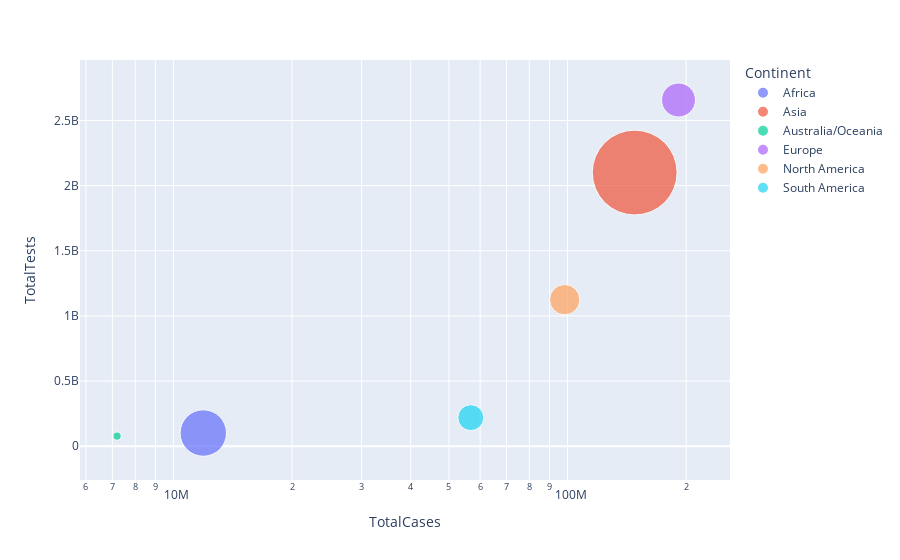

Here is the notebook cell this chart was saved with:
### Code cell
fig = px.scatter(df_10, x="TotalCases", y="TotalTests",
         size="Population", hover_name="Continent", color="Continent",
                 log_x=True, size_max=60)
fig.show()

### Figure 1 — Plotly figure (JSON) as saved in the notebook; plotly's stock layout.template omitted (floating-point values rounded to 4 significant figures)
{"data": [{"hovertemplate": "<b>%{hovertext}</b><br><br>Continent=Africa<br>TotalCases=%{x}<br>TotalTests=%{y}<br>Population=%{marker.size}<extra></extra>", "hovertext": ["Africa"], "legendgroup": "Africa", "marker": {"color": "#636efa", "size": [1399215150], "sizemode": "area", "sizeref": 1298000.0, "symbol": "circle"}, "mode": "markers", "name": "Africa", "orientation": "v", "showlegend": true, "type": "scatter", "x": [11906465], "xaxis": "x", "y": [101415480], "yaxis": "y"}, {"hovertemplate": "<b>%{hovertext}</b><br><br>Continent=Asia<br>TotalCases=%{x}<br>TotalTests=%{y}<br>Population=%{marker.size}<extra></extra>", "hovertext": ["Asia"], "legendgroup": "Asia", "marker": {"color": "#EF553B", "size": [4671261675], "sizemode": "area", "sizeref": 1298000.0, "symbol": "circle"}, "mode": "markers", "name": "Asia", "orientation": "v", "showlegend": true, "type": "scatter", "x": [148033361], "xaxis": "x", "y": [2100240228], "yaxis": "y"}, {"hovertemplate": "<b>%{hovertext}</b><br><br>Continent=Australia/Oceania<br>TotalCases=%{x}<br>TotalTests=%{y}<br>Population=%{marker.size}<extra></extra>", "hovertext": ["Australia/Oceania"], "legendgroup": "Australia/Oceania", "marker": {"color": "#00cc96", "size": [43487633], "sizemode": "area", "sizeref": 1298000.0, "symbol": "circle"}, "mode": "markers", "name": "Australia/Oceania", "orientation": "v", "showlegend": true, "type": "scatter", "x": [7195440], "xaxis": "x", "y": [77958937], "yaxis": "y"}, {"hovertemplate": "<b>%{hovertext}</b><br><br>Continent=Europe<br>TotalCases=%{x}<br>TotalTests=%{y}<br>Population=%{marker.size}<extra></extra>", "hovertext": ["Europe"], "legendgroup": "Europe", "marker": {"color": "#ab63fa", "size": [748454729], "sizemode": "area", "sizeref": 1298000.0, "symbol": "circle"}, "mode": "markers", "name": "Europe", "orientation": "v", "showlegend": true, "type": "scatter", "x": [191231424], "xaxis": "x", "y": [2657157275], "yaxis": "y"}, {"hovertemplate": "<b>%{hovertext}</b><br><br>Continent=North America<br>TotalCases=%{x}<br>TotalTests=%{y}<br>Population=%{marker.size}<extra></extra>", "hovertext": ["North America"], "legendgroup": "North America", "marker": {"color": "#FFA15A", "size": [597543521], "sizemode": "area", "sizeref": 1298000.0, "symbol": "circle"}, "mode": "markers", "name": "North America", "orientation": "v", "showlegend": true, "type": "scatter", "x": [98348310], "xaxis": "x", "y": [1124890525], "yaxis": "y"}, {"hovertemplate": "<b>%{hovertext}</b><br><br>Continent=South America<br>TotalCases=%{x}<br>TotalTests=%{y}<br>Population=%{marker.size}<extra></extra>", "hovertext": ["South America"], "legendgroup": "South America", "marker": {"color": "#19d3f3", "size": [437253575], "sizemode": "area", "sizeref": 1298000.0, "symbol": "circle"}, "mode": "markers", "name": "South America", "orientation": "v", "showlegend": true, "type": "scatter", "x": [56823891], "xaxis": "x", "y": [219593833], "yaxis": "y"}], "layout": {"legend": {"itemsizing": "constant", "title": {"text": "Continent"}, "tracegroupgap": 0}, "margin": {"t": 60}, "xaxis": {"anchor": "y", "domain": [0, 1], "title": {"text": "TotalCases"}, "type": "log"}, "yaxis": {"anchor": "x", "domain": [0, 1], "title": {"text": "TotalTests"}}}}
